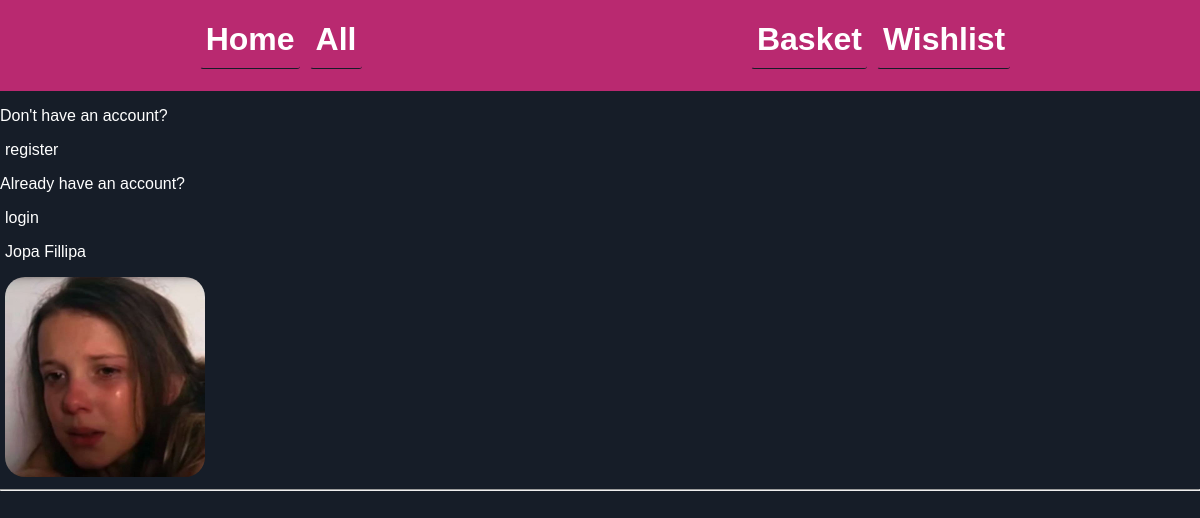
/all/, run on an earlier commit of the app's database.
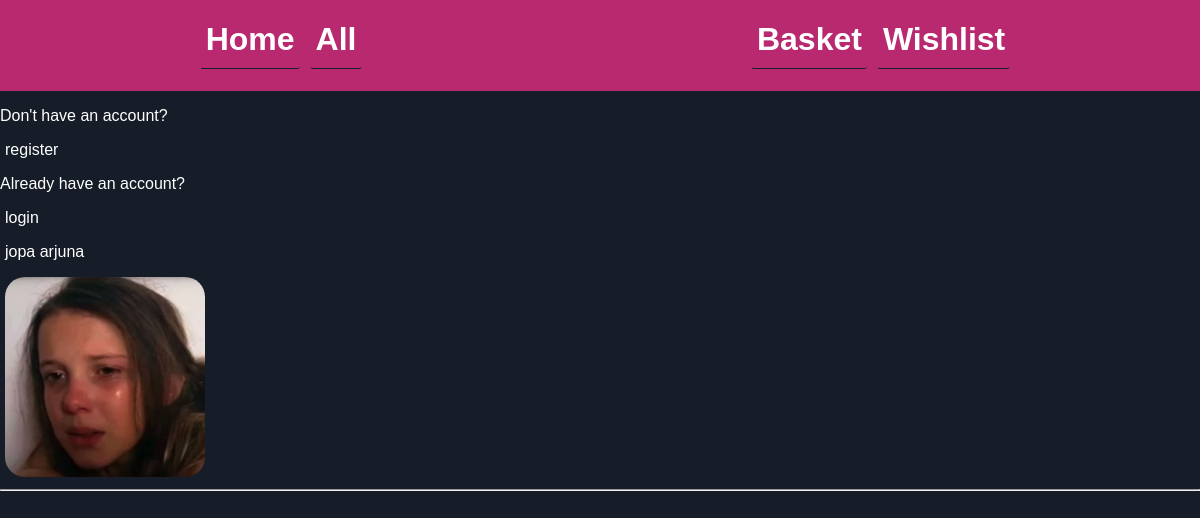
And on a later commit of the database.
### shop/models.py (models this page shows, shortened)
class Product(models.Model):
    name = models.CharField(max_length=120)
    description = models.TextField(null=True, blank=True)
    price = models.DecimalField(max_digits=5, decimal_places=2)
    in_stock = models.BooleanField(default=True)
    owner = models.ForeignKey(settings.AUTH_USER_MODEL, on_delete=models.CASCADE)
    image = models.ImageField(upload_to='products/', default='products/default.jpg')
    id = models.UUIDField(default=uuid.uuid4, primary_key=True)
    slug = models.SlugField(max_length=120, unique=True)
    category = models.ForeignKey(Category, default='None', on_delete=models.CASCADE)
    created = models.DateTimeField(auto_now_add=True)
    updated = models.DateTimeField(auto_now=True)
    class Meta:
        ordering = ('-updated', '-created')
    def get_absolute_url(self):
        return reverse('shop:detail_page', args=[self.slug, ])

### shop/views.py (the view)
# urls.py: path(r'all/', views.show_all, name='all'),
def show_all(request):
    products = Product.objects.all()
    context = {'products': products}
    return render(request, 'templates/ecommerce/all.html', context)

### basket/basket.py (called while the page is built)
    def __len__(self):
        return sum(int(product['qty']) for product in self.basket.values())

### basket/context_processors.py (called while the page is built)
def basket(request):
    return {'basket': Basket(request)}

### wishlist/context_processors.py (called while the page is built)
def wishlist(request):
    return {'wishlist': Wishlist(request)}

### wishlist/wishlist.py (called while the page is built)
    def __len__(self):
        return len(self.wishlist)

### templates/ecommerce/all.html (shortened to what this page needs)
{% extends 'templates/base.html' %}
{% block content %}
<div class="wrapper">
  <div class="store">
    <div class="storeItem">
      <div class="itemInfo">
        {% for product in products %}
        <p><a href="{{ product.get_absolute_url }}">{{product.name}}</a></p>
        <a href="{{ product.get_absolute_url }}">
          <img src="{{ product.image.url }}" width="200px" height="200px" style="border-radius: 20px">
        </a>
        <hr>
        {% endfor %}
</div>
</div>
</div>
</div>
{% endblock %}

### templates/base.html (shortened to what this page needs)
{% load static %}
<html lang="en">
<head>
    <link rel="stylesheet" href="{% static 'css/main.css' %}">
    <link rel="stylesheet" href="{% block stylesheet %}{% endblock %}">
</head>
<body>
    <div class="upperLine">
        <div class="homeAllbtn">
<h1><a href="{% url 'shop:home' %}">Home</a></h1>
<h1><a href="{% url 'shop:all' %}">All</a></h1>
        </div>
<div class="basketwish">
<div id="basket-summary"><h1><a href="{% url 'basket:basket_summary' %}">Basket</a></h1>
</div>
<div id="wishlist-summary"><h1><a href="{% url 'wishlist:wishlist_summary' %}">Wishlist</a>
    </div>
</div>
</div>
{% if user.is_authenticated %}
<a href="{% url 'accounts:logout' %}">logout</a>
{% else %}
<p>Don't have an account?</p>
<a href="{% url 'accounts:register' %}">register</a>
<p>Already have an account?</p>
<a href="{% url 'accounts:login' %}">login</a>
{% endif %}
{% block content %}
{% endblock %}
</body>
</html>

### static/css/main.css (style rules this page uses)
body { background-color: #161D28; font-family: Verdana, Geneva, Tahoma, sans-serif; margin: 0; padding: 0; }
h1 { font-family: Arial, Helvetica, sans-serif; font-weight: bold; color: white; }
a { text-decoration: none; color: #fff; padding: 5px; border-radius: 10px; }
div { color: white; }
p { color: #fff; }
.upperLine { background-color: #B92970; display: flex; justify-content: space-around; flex-direction: row; }
.upperLine h1 { padding-bottom: 10px; border-bottom: 1px solid #161D28; border-left: 1px solid #B92970; border-radius: 3px; transition: 1s; }
.homeAllbtn { display: flex; }
.homeAllbtn > h1 { margin-left: 10px; }
.basketwish { display: flex; }
.basketwish h1 { margin-left: 10px; }

What changed in the data, as far as the page shows it:
removed Product: name "Jopa Fillipa", image (placeholder picture)
added Product: name "jopa arjuna", image (placeholder picture)
